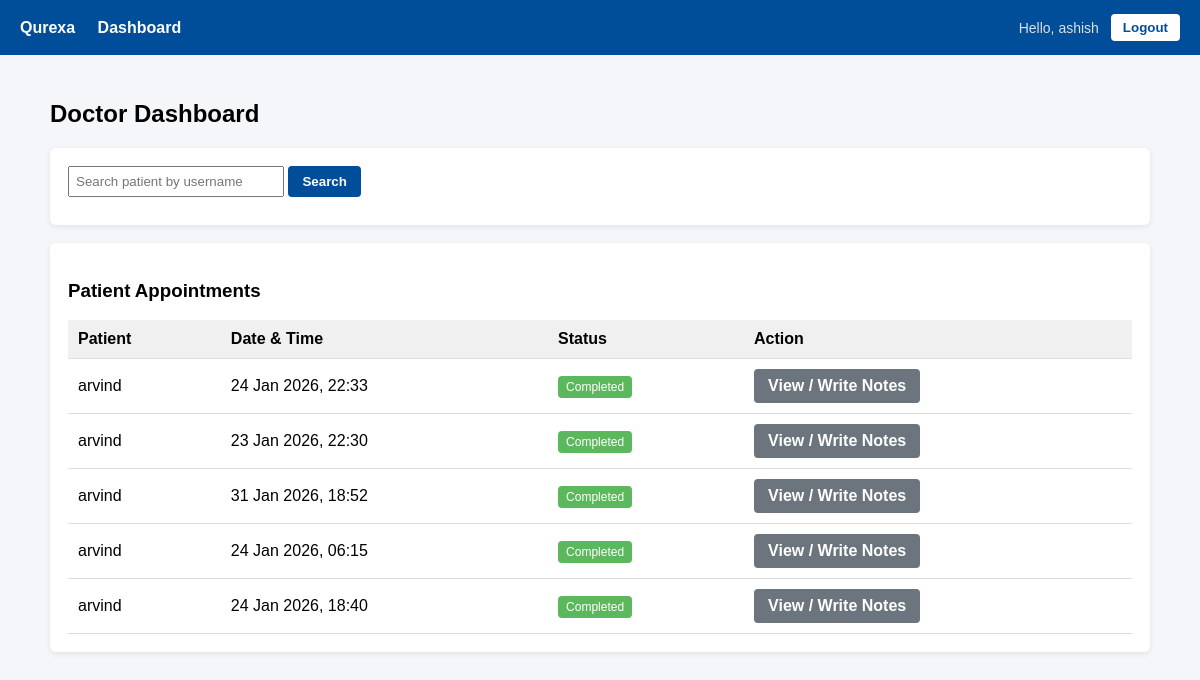
Page /doctors/dashboard/ (signed in) on the earlier database version.
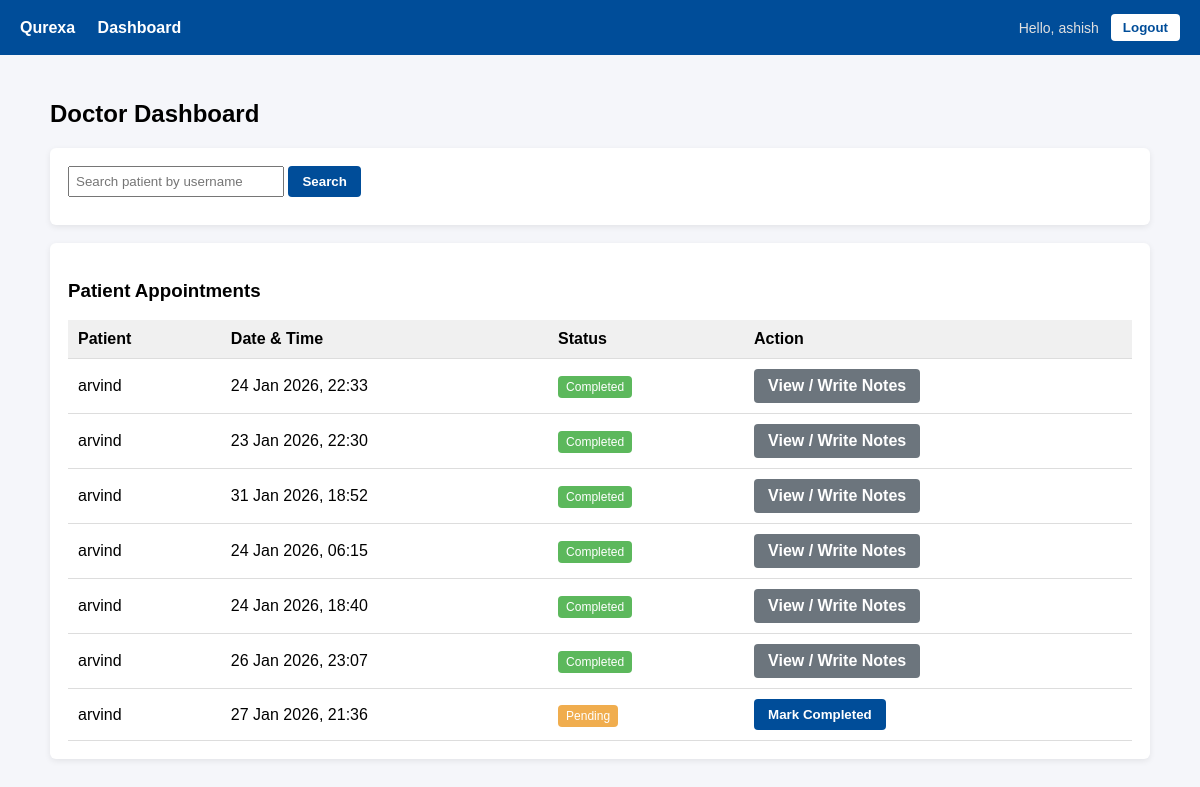
Same page on the later database version.
### users/models.py (models this page shows, shortened)
class User(AbstractUser):
    ROLE_CHOICES = (
        ('ADMIN', 'Admin'),
        ('DOCTOR', 'Doctor'),
        ('PATIENT', 'Patient'),
    )
    role = models.CharField(
        max_length=10,
        choices=ROLE_CHOICES,
        default='PATIENT'  # ✅ safety default
    )
    mobile = models.CharField(
        max_length=15,
        unique=True,
        null=True,
        blank=True
    )

### appointments/models.py (models this page shows, shortened)
class Appointment(models.Model):
    STATUS_CHOICES = (
        ('PENDING', 'Pending'),
        ('APPROVED', 'Approved'),
        ('COMPLETED', 'Completed'),
        ('CANCELLED', 'Cancelled'),
    )
    patient = models.ForeignKey(
        Patient,
        on_delete=models.CASCADE
    )
    doctor = models.ForeignKey(
        Doctor,
        on_delete=models.CASCADE
    )
    appointment_date = models.DateTimeField()
    status = models.CharField(
        max_length=10,
        choices=STATUS_CHOICES,
        default='PENDING'
    )
    created_at = models.DateTimeField(auto_now_add=True)

### patients/models.py (models this page shows, shortened)
class Patient(models.Model):
    user = models.OneToOneField(User, on_delete=models.CASCADE)
    age = models.IntegerField(
        null=True,
        blank=True
    )

### doctors/views.py (the view)
# urls.py: path('dashboard/', doctor_dashboard, name='doctor_dashboard'),
@login_required
def doctor_dashboard(request):
    doctor = Doctor.objects.get(user=request.user)
    query = request.GET.get('q', '')
    appointments = Appointment.objects.filter(doctor=doctor)
    if query:
        appointments = appointments.filter(
            patient__user__username__icontains=query
        )
    return render(
        request,
        'doctors/dashboard.html',
        {
            'appointments': appointments,
            'query': query
        }
    )

### templates/doctors/dashboard.html (shortened to what this page needs)
{% extends 'base.html' %}
{% block content %}
<h2>Doctor Dashboard</h2>
<div class="card">
    <form method="get" style="margin-bottom: 10px;">
        <input
            type="text"
            name="q"
            placeholder="Search patient by username"
            value="{{ query }}"
            style="padding:6px; width:200px;"
        >
        <button type="submit" class="btn btn-primary">
            Search
        </button>
    </form>
</div>
<div class="card">
    <h3>Patient Appointments</h3>
    {% if appointments %}
        <table>
            <thead>
                <tr>
                    <th>Patient</th>
                    <th>Date & Time</th>
                    <th>Status</th>
                    <th>Action</th>
                </tr>
            </thead>
            <tbody>
                {% for appt in appointments %}
                <tr>
                    <td>
                        {{ appt.patient.user.username }}
                    </td>
                    <td>
                        {{ appt.appointment_date|date:"d M Y, H:i" }}
                    </td>
                    <td>
                        {% if appt.status == 'PENDING' %}
                            <span class="badge badge-pending">Pending</span>
                        {% elif appt.status == 'COMPLETED' %}
                            <span class="badge badge-completed">Completed</span>
                        {% else %}
                            <span class="badge badge-cancelled">Cancelled</span>
                        {% endif %}
                    </td>
                    <td>
                        {% if appt.status == 'COMPLETED' %}
                            {% if appt.visit %}
                                <a class="btn btn-secondary"
                                   href="{% url 'visit_context' appt.visit.id %}">
                                    View / Write Notes
                                </a>
                            {% else %}
                                <span style="color:#999;">Visit not created</span>
                            {% endif %}
                        {% else %}
                            <form method="post"
                                  action="{% url 'complete_appointment' appt.id %}">
                                <button type="submit" class="btn btn-success">
                                    Mark Completed
                                </button>
                            </form>
                        {% endif %}
                    </td>
                </tr>
                {% endfor %}
            </tbody>
        </table>
    {% else %}
        <p>No appointments found.</p>
    {% endif %}
</div>
{% endblock %}

### templates/base.html (shortened to what this page needs)
{% load static %}
<!DOCTYPE html>
<html lang="en">
<head>
</head>
<body>
<header>
    <nav>
        <div class="nav-left">
            <a href="/">Qurexa</a>
            {% if user.is_authenticated %}
                {% if user.role == 'PATIENT' %}
                    <a href="/patients/dashboard/">Dashboard</a>
                    <a href="/appointments/book/">Book Appointment</a>
                {% elif user.role == 'DOCTOR' %}
                    <a href="/doctors/dashboard/">Dashboard</a>
                {% endif %}
            {% endif %}
        </div>
        <div class="nav-right">
            {% if user.is_authenticated %}
                <span>Hello, {{ user.username }}</span>
                <form method="post" action="/logout/" style="margin: 0;">
                    <button type="submit">Logout</button>
                </form>
            {% else %}
                <a href="/login/" class="btn">Login</a>
            {% endif %}
        </div>
    </nav>
</header>
<div class="container">
    {% block content %}
    {% endblock %}
</div>
</body>
</html>

### templates/base.html (style rules this page uses)
body { margin: 0; font-family: Arial, Helvetica, sans-serif; background-color: #f5f6fa; }
a { text-decoration: none; }
header { background-color: #004d99; padding: 14px 20px; }
nav { display: flex; align-items: center; justify-content: space-between; }
.nav-left a { color: #ffffff; margin-right: 18px; font-weight: bold; }
.nav-right { display: flex; align-items: center; }
.nav-right span { color: #e0e0e0; margin-right: 12px; font-size: 14px; }
.nav-right button { background: #ffffff; color: #004d99; border: none; padding: 6px 12px; border-radius: 4px; cursor: pointer; font-weight: bold; }
.container { padding: 25px; max-width: 1100px; margin: auto; }
.card { background: #ffffff; padding: 18px; margin-bottom: 18px; border-radius: 6px; box-shadow: 0 2px 6px rgba(0, 0, 0, 0.08); }
.btn { background: #004d99; color: #ffffff; padding: 8px 14px; border: none; border-radius: 4px; cursor: pointer; font-weight: bold; display: inline-block; }
.btn-secondary { background: #6c757d; }
table { width: 100%; border-collapse: collapse; }
th, td { padding: 10px; border-bottom: 1px solid #ddd; text-align: left; }
th { background-color: #f0f0f0; }
.badge { padding: 4px 8px; border-radius: 4px; font-size: 12px; color: #ffffff; }
.badge-pending { background-color: #f0ad4e; }
.badge-completed { background-color: #5cb85c; }

Differences in the rows shown:
added Appointment: patient.user.username "arvind", appointment_date "26 Jan 2026, 23:07", status "Completed"
added Appointment: patient.user.username "arvind", appointment_date "27 Jan 2026, 21:36", status "Pending"
